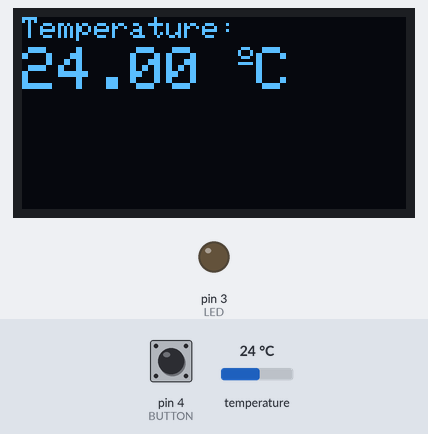
Bench run of a sketch on a simulated Arduino Uno, built with avr-gcc and run on an emulated ATmega328P. Shown: 128×64 one-colour display, output pins drawn as LEDs (lit = HIGH). Wiring (inferred from the names in the program): TMP102 temperature sensor at I2C address 0x48. The test bench sets the inputs (shaded band); at power-on: temperature 24 °C, pin 4 (BUTTON) LOW. What the sketch prints to the serial monitor is not drawn.

Above: at 1.2 s.
1.3 s: temperature set to 12 °C
At 2.0 s:
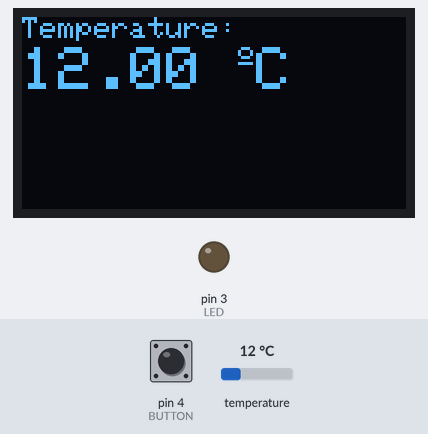
3.2 s: pin 4 (BUTTON) pulled HIGH for 0.3 s
At 3.7 s:
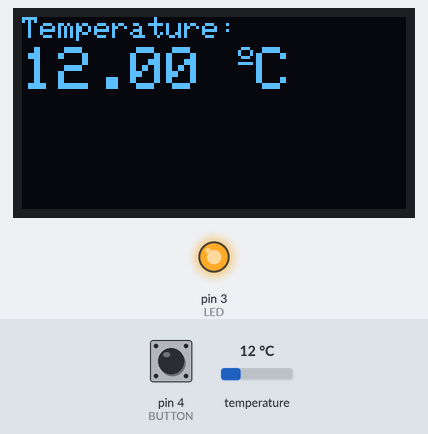
5.3 s: temperature set to 19 °C
At 6.7 s:
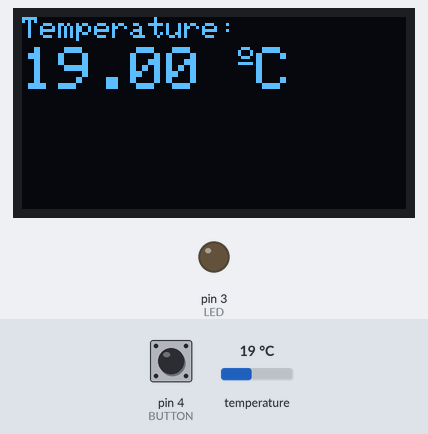
7.0 s: temperature set to 28 °C
At 7.7 s:
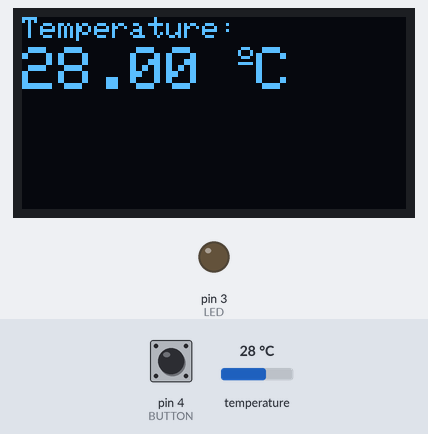
8.7 s: pin 4 (BUTTON) pulled HIGH for 1 s
At 9.7 s:
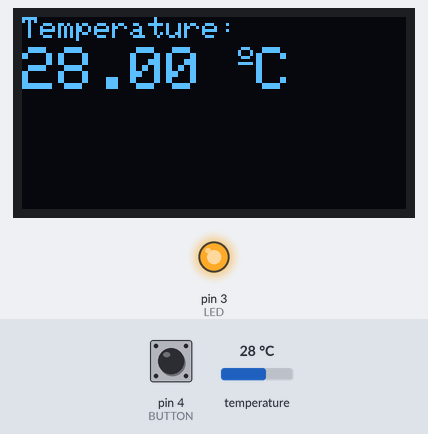
11.4 s: pin 4 (BUTTON) pulled HIGH for 3.2 s
At 15.7 s:
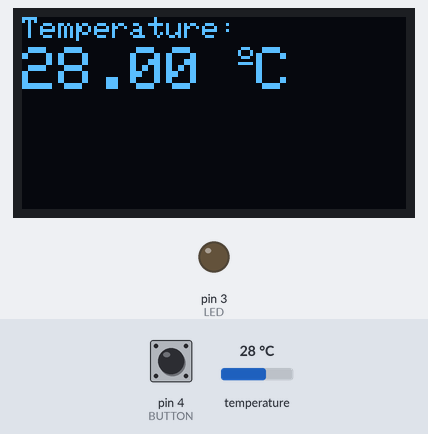
Timing chart, 0 to 17.2 s (numbered marks = the images above; inputs shaded):
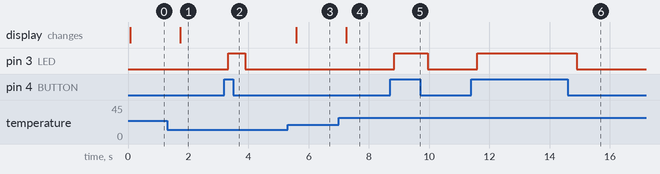

The sketch:

arduino+oled+tmp102+led.ino
```cpp
#include <SPI.h>
#include <Wire.h>
#include <Adafruit_GFX.h>
#include <Adafruit_SSD1306.h>
#define SCREEN_WIDTH 128 // OLED display width, in pixels
#define SCREEN_HEIGHT 64 // OLED display height, in pixels
#define OLED_RESET     -1 // Reset pin # (or -1 if sharing Arduino reset pin)
#define SCREEN_ADDRESS 0x3C ///< See datasheet for Address; 0x3D for 128x64, 0x3C for 128x32
#define Tmp102_adrress 0x48 // tmp102 address see datasheet
Adafruit_SSD1306 display(SCREEN_WIDTH, SCREEN_HEIGHT, &Wire, OLED_RESET);

//Led Button setup
const int BUTTON = 4;
const int LED = 3;
int BUTTONstate = 0;
void setup() {
  // put your setup code here, to run once:
  Wire.begin();
  //Led intialisation
  pinMode(BUTTON, INPUT);
  pinMode(LED, OUTPUT);
  Serial.begin(9600);
  if(!display.begin(SSD1306_SWITCHCAPVCC, SCREEN_ADDRESS)) { // Address 0x3D for 128x64

  Serial.println(F("SSD1306 allocation failed")); //This snippet also prints a message on the Serial Monitor, in case we’re not able to connect to the display.
  for(;;);// Don't proceed, loop forever
  }
  display.clearDisplay();
  display.setTextColor(WHITE);

}

void loop() {
  // put your main code here, to run repeatedly:
  buttonled();
  print_temp();
  Display();
  delay(500); //1/2 seconds
}

double TMP102(void){
  uint8_t temp[2]; // temp holds 2 bytes of data
  int16_t value; // for storing the 2 bytes combination
  Wire.beginTransmission(Tmp102_adrress); // wake the sensor point to 0x48
  Wire.write(0x00); //register address  reset register pointer address to defualt so its ready to read temp
  Wire.endTransmission();
  Wire.requestFrom(Tmp102_adrress, 2); // request 2 bytes from senor temp data
  Wire.endTransmission();
  delay(10);
  if ( Wire.available()<=2){ /* if  2byte is available*/
  //read data out
  temp[0] = Wire.read();
  temp[1] = Wire.read();

  //ignore the lower 4 bits of byte 2
  temp[1] = temp [1] >> 4 ; // use left shit
  //combine to make 12 bits binary number
  value = ((temp[0] << 4) | temp[1]);

  //convert to celcius (0.0625C resolution)
  //value = value * 0.0625;
  //Serial.println(value);
  return value * 0.0625;
  }
}
void Display(){
  //Serial.println("display function");
  float temp = TMP102();
  display.clearDisplay();
  display.setTextSize(1);
  display.setCursor(0, 0);
  display.print("Temperature: ");
  display.setTextSize(2);
  display.setCursor(0, 10);
  display.print(temp);
  display.print(" ");
  display.setTextSize(1);
  display.cp437(true);//To display the º symbol, we use
  display.write(167);//Then, use the write() method to display your chosen character. The º
  display.setTextSize(2);
  display.print("C");
  display.display();
}
void print_temp(){
  float temp_in_celsius = TMP102();
  Serial.print("TEMP : ");
  Serial.println(temp_in_celsius);
}
void buttonled(){
  BUTTONstate = digitalRead(BUTTON);
  if (BUTTONstate == HIGH)
  {
    digitalWrite(LED, HIGH);
  }
  else{
    digitalWrite(LED, LOW);
  }
}
```

Measured:
- after the input at 1.3 s, the display: changes after 0.43 s (image 1)
- after the input at 3.2 s, pin 3 (LED): LOW → HIGH after 0.14 s, → LOW 0.55 s later
- after the input at 5.3 s, the display: changes after 0.29 s (image 3)
- after the input at 7.0 s, the display: changes after 0.24 s (image 4)
- after the input at 8.7 s, pin 3 (LED): LOW → HIGH after 0.14 s, → LOW 1.1 s later
- after the input at 11.4 s, pin 3 (LED): LOW → HIGH after 0.20 s, → LOW 3.3 s later
